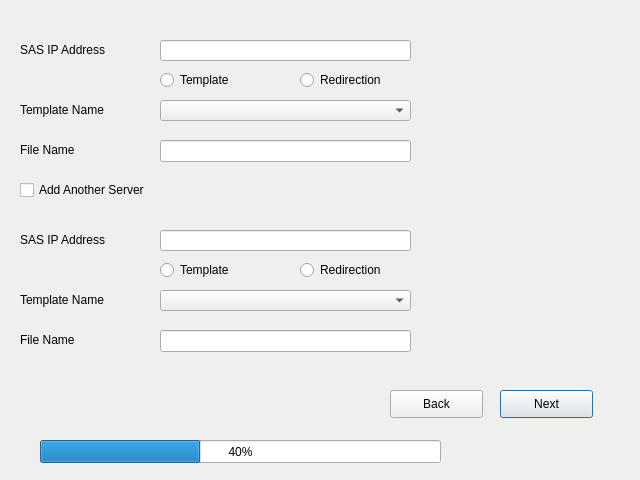
<?xml version="1.0" encoding="UTF-8"?>
<ui version="4.0">
 <class>Dialog</class>
 <widget class="QDialog" name="Dialog">
  <property name="geometry">
   <rect>
    <x>0</x>
    <y>0</y>
    <width>640</width>
    <height>480</height>
   </rect>
  </property>
  <property name="windowTitle">
   <string>SAS</string>
  </property>
  <widget class="QLabel" name="LSAS1">
   <property name="geometry">
    <rect>
     <x>20</x>
     <y>40</y>
     <width>131</width>
     <height>20</height>
    </rect>
   </property>
   <property name="font">
    <font>
     <pointsize>9</pointsize>
    </font>
   </property>
   <property name="text">
    <string>SAS IP Address</string>
   </property>
  </widget>
  <widget class="QLineEdit" name="TSAS1">
   <property name="geometry">
    <rect>
     <x>160</x>
     <y>40</y>
     <width>251</width>
     <height>21</height>
    </rect>
   </property>
  </widget>
  <widget class="QComboBox" name="LsTemp1">
   <property name="geometry">
    <rect>
     <x>160</x>
     <y>100</y>
     <width>251</width>
     <height>21</height>
    </rect>
   </property>
  </widget>
  <widget class="QLabel" name="LTemp1">
   <property name="geometry">
    <rect>
     <x>20</x>
     <y>100</y>
     <width>131</width>
     <height>20</height>
    </rect>
   </property>
   <property name="font">
    <font>
     <pointsize>9</pointsize>
    </font>
   </property>
   <property name="text">
    <string>Template Name</string>
   </property>
  </widget>
  <widget class="QRadioButton" name="RTemp">
   <property name="geometry">
    <rect>
     <x>160</x>
     <y>70</y>
     <width>95</width>
     <height>20</height>
    </rect>
   </property>
   <property name="text">
    <string>Template</string>
   </property>
  </widget>
  <widget class="QRadioButton" name="Rred1">
   <property name="geometry">
    <rect>
     <x>300</x>
     <y>70</y>
     <width>95</width>
     <height>20</height>
    </rect>
   </property>
   <property name="text">
    <string>Redirection</string>
   </property>
  </widget>
  <widget class="QLineEdit" name="TFile1">
   <property name="geometry">
    <rect>
     <x>160</x>
     <y>140</y>
     <width>251</width>
     <height>22</height>
    </rect>
   </property>
  </widget>
  <widget class="QLabel" name="LFile1">
   <property name="geometry">
    <rect>
     <x>20</x>
     <y>140</y>
     <width>131</width>
     <height>20</height>
    </rect>
   </property>
   <property name="font">
    <font>
     <pointsize>9</pointsize>
    </font>
   </property>
   <property name="text">
    <string>File Name</string>
   </property>
  </widget>
  <widget class="QComboBox" name="LsTemp2">
   <property name="geometry">
    <rect>
     <x>160</x>
     <y>290</y>
     <width>251</width>
     <height>21</height>
    </rect>
   </property>
  </widget>
  <widget class="QLabel" name="LSAS2">
   <property name="geometry">
    <rect>
     <x>20</x>
     <y>230</y>
     <width>131</width>
     <height>20</height>
    </rect>
   </property>
   <property name="font">
    <font>
     <pointsize>9</pointsize>
    </font>
   </property>
   <property name="text">
    <string>SAS IP Address</string>
   </property>
  </widget>
  <widget class="QLabel" name="LTemp2">
   <property name="geometry">
    <rect>
     <x>20</x>
     <y>290</y>
     <width>131</width>
     <height>20</height>
    </rect>
   </property>
   <property name="font">
    <font>
     <pointsize>9</pointsize>
    </font>
   </property>
   <property name="text">
    <string>Template Name</string>
   </property>
  </widget>
  <widget class="QLineEdit" name="TSAS2">
   <property name="geometry">
    <rect>
     <x>160</x>
     <y>230</y>
     <width>251</width>
     <height>21</height>
    </rect>
   </property>
  </widget>
  <widget class="QRadioButton" name="Rred2">
   <property name="geometry">
    <rect>
     <x>300</x>
     <y>260</y>
     <width>95</width>
     <height>20</height>
    </rect>
   </property>
   <property name="text">
    <string>Redirection</string>
   </property>
  </widget>
  <widget class="QLabel" name="LFile2">
   <property name="geometry">
    <rect>
     <x>20</x>
     <y>330</y>
     <width>131</width>
     <height>20</height>
    </rect>
   </property>
   <property name="font">
    <font>
     <pointsize>9</pointsize>
    </font>
   </property>
   <property name="text">
    <string>File Name</string>
   </property>
  </widget>
  <widget class="QLineEdit" name="TFile2">
   <property name="geometry">
    <rect>
     <x>160</x>
     <y>330</y>
     <width>251</width>
     <height>22</height>
    </rect>
   </property>
  </widget>
  <widget class="QRadioButton" name="RTemp2">
   <property name="geometry">
    <rect>
     <x>160</x>
     <y>260</y>
     <width>95</width>
     <height>20</height>
    </rect>
   </property>
   <property name="text">
    <string>Template</string>
   </property>
  </widget>
  <widget class="QProgressBar" name="progressBar">
   <property name="geometry">
    <rect>
     <x>40</x>
     <y>440</y>
     <width>401</width>
     <height>23</height>
    </rect>
   </property>
   <property name="cursor">
    <cursorShape>PointingHandCursor</cursorShape>
   </property>
   <property name="value">
    <number>40</number>
   </property>
  </widget>
  <widget class="QPushButton" name="Next_button">
   <property name="geometry">
    <rect>
     <x>500</x>
     <y>390</y>
     <width>93</width>
     <height>28</height>
    </rect>
   </property>
   <property name="text">
    <string>Next</string>
   </property>
  </widget>
  <widget class="QCheckBox" name="chAdd">
   <property name="geometry">
    <rect>
     <x>20</x>
     <y>180</y>
     <width>201</width>
     <height>20</height>
    </rect>
   </property>
   <property name="text">
    <string>Add Another Server</string>
   </property>
  </widget>
  <widget class="QPushButton" name="Back_button">
   <property name="geometry">
    <rect>
     <x>390</x>
     <y>390</y>
     <width>93</width>
     <height>28</height>
    </rect>
   </property>
   <property name="text">
    <string>Back</string>
   </property>
  </widget>
 </widget>
 <resources/>
 <connections/>
</ui>
